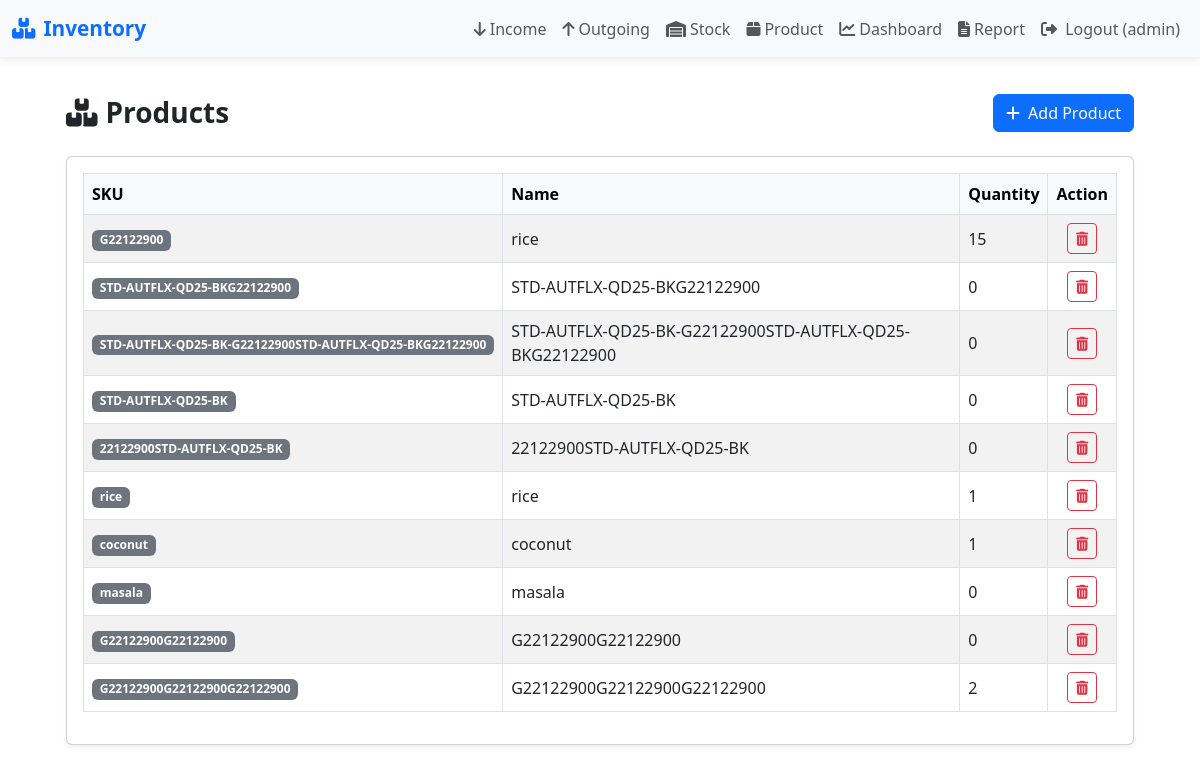
The page /products/ (signed in) on the database as committed earlier.
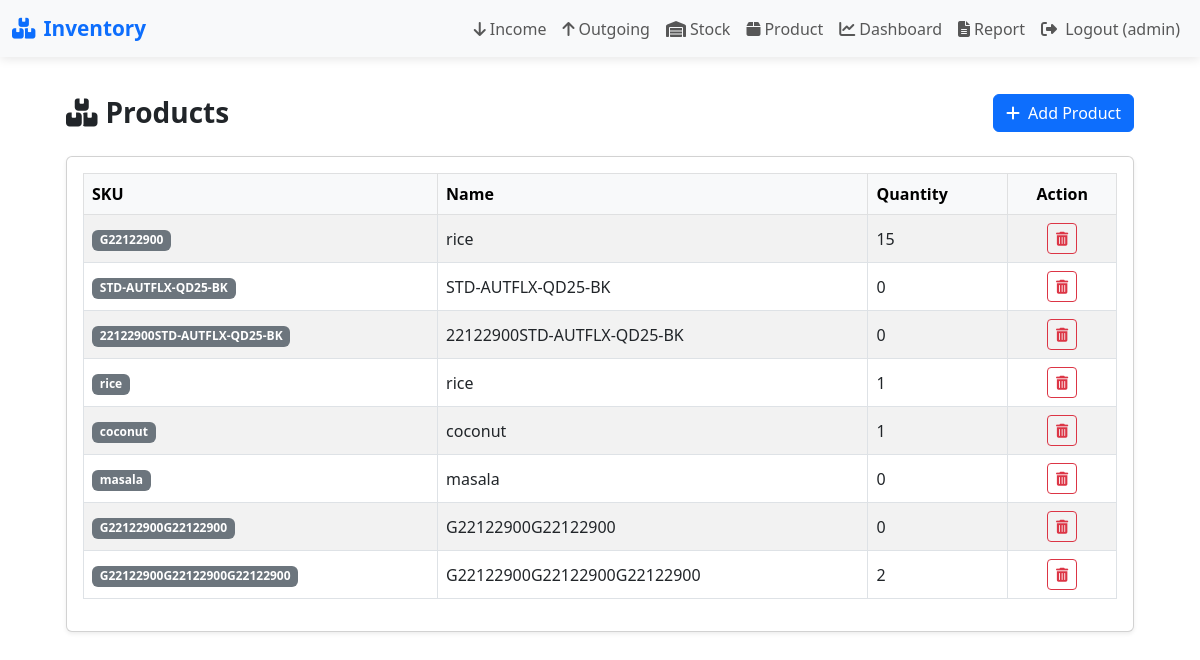
The same page on the database as committed later.
### warehouse/models.py (models this page shows, shortened)
class Product(models.Model):
    sku = models.CharField(max_length=200, unique=True)
    name = models.CharField(max_length=255)
    description = models.TextField(blank=True)
    quantity = models.IntegerField(default=0)
    created_at = models.DateTimeField(auto_now_add=True)

### warehouse/views.py (the view)
# urls.py: path('products/', views.product_list, name='product_list'),
@login_required
def product_list(request):
    products = Product.objects.all()
    return render(request,'warehouse/product_list.html',{'products':products})

### templates/warehouse/product_list.html (shortened to what this page needs)
{% extends 'warehouse/base.html' %}
{% block content %}
<div class="container-fluid px-4">
    <div class="d-flex justify-content-between align-items-center mb-4">
        <h3 class="fw-bold text-dark mb-0">
            <i class="fas fa-boxes me-2"></i>Products
        </h3>
        <a class="btn btn-primary" href="{% url 'warehouse:product_add' %}">
            <i class="fas fa-plus me-1"></i> Add Product
        </a>
    </div>
    <div class="card shadow-sm">
        <div class="card-body">
            <div class="table-responsive">
                <table class="table table-striped table-bordered align-middle">
                    <thead class="table-light">
                        <tr>
                            <th scope="col">SKU</th>
                            <th scope="col">Name</th>
                            <th scope="col">Quantity</th>
                            <th scope="col" class="text-center">Action</th>
                        </tr>
                    </thead>
                    <tbody>
                        {% for p in products %}
                        <tr>
                            <td><span class="badge bg-secondary">{{ p.sku }}</span></td>
                            <td>{{ p.name }}</td>
                            <td>{{ p.quantity }}</td>
                            <td class="text-center">
                                <form method="post" action="{% url 'warehouse:product_delete' p.id %}"
                                      onsubmit="return confirm('Are you sure you want to delete this product?');">
                                    <button class="btn btn-sm btn-outline-danger" type="submit" title="Delete Product">
                                        <i class="fas fa-trash-alt"></i>
                                    </button>
                                </form>
                            </td>
                        </tr>
                        {% empty %}
                        <tr>
                            <td colspan="4" class="text-center text-muted">No products found.</td>
                        </tr>
                        {% endfor %}
                    </tbody>
                </table>
            </div>
        </div>
    </div>
</div>
{% endblock %}

Rows that differ between the two databases and show on the page:
removed Product: sku "STD-AUTFLX-QD25-BKG22122900", name "STD-AUTFLX-QD25-BKG22122900", quantity "0"
removed Product: sku "STD-AUTFLX-QD25-BK-G22122900STD-AUTFLX-QD25-BKG22122900", name "STD-AUTFLX-QD25-BK-G22122900STD-AUTFLX-QD25-BKG22122900", quantity "0"
